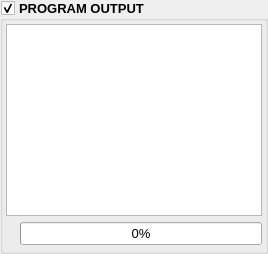
             <widget class="QGroupBox" name="group_box_program_output">
              <property name="sizePolicy">
               <sizepolicy hsizetype="Preferred" vsizetype="Preferred">
                <horstretch>0</horstretch>
                <verstretch>0</verstretch>
               </sizepolicy>
              </property>
              <property name="minimumSize">
               <size>
                <width>0</width>
                <height>0</height>
               </size>
              </property>
              <property name="font">
               <font>
                <family>Microsoft YaHei UI</family>
                <pointsize>10</pointsize>
                <italic>false</italic>
                <bold>true</bold>
                <underline>false</underline>
                <strikeout>false</strikeout>
               </font>
              </property>
              <property name="title">
               <string>PROGRAM OUTPUT</string>
              </property>
              <property name="checkable">
               <bool>true</bool>
              </property>
              <layout class="QVBoxLayout" name="verticalLayout_12" stretch="0,0">
               <property name="spacing">
                <number>6</number>
               </property>
               <property name="leftMargin">
                <number>3</number>
               </property>
               <property name="topMargin">
                <number>3</number>
               </property>
               <property name="rightMargin">
                <number>3</number>
               </property>
               <property name="bottomMargin">
                <number>6</number>
               </property>
               <item>
                <widget class="QTextEdit" name="text_edit_program_output">
                 <property name="sizePolicy">
                  <sizepolicy hsizetype="Expanding" vsizetype="Expanding">
                   <horstretch>0</horstretch>
                   <verstretch>0</verstretch>
                  </sizepolicy>
                 </property>
                 <property name="font">
                  <font>
                   <family>Microsoft YaHei UI</family>
                   <pointsize>10</pointsize>
                   <italic>false</italic>
                   <bold>false</bold>
                   <underline>false</underline>
                   <strikeout>false</strikeout>
                  </font>
                 </property>
                 <property name="contextMenuPolicy">
                  <enum>Qt::ContextMenuPolicy::DefaultContextMenu</enum>
                 </property>
                 <property name="readOnly">
                  <bool>true</bool>
                 </property>
                </widget>
               </item>
               <item>
                <layout class="QHBoxLayout" name="horizontalLayout_3">
                 <item>
                  <widget class="QLabel" name="label_file_processing">
                   <property name="sizePolicy">
                    <sizepolicy hsizetype="Preferred" vsizetype="Fixed">
                     <horstretch>0</horstretch>
                     <verstretch>0</verstretch>
                    </sizepolicy>
                   </property>
                   <property name="font">
                    <font>
                     <family>Microsoft YaHei UI</family>
                     <pointsize>10</pointsize>
                     <italic>false</italic>
                     <bold>true</bold>
                     <underline>false</underline>
                     <strikeout>false</strikeout>
                    </font>
                   </property>
                   <property name="styleSheet">
                    <string notr="true"/>
                   </property>
                   <property name="text">
                    <string/>
                   </property>
                  </widget>
                 </item>
                 <item>
                  <widget class="QProgressBar" name="progressbar_main">
                   <property name="font">
                    <font>
                     <family>Microsoft YaHei UI</family>
                     <pointsize>10</pointsize>
                     <italic>false</italic>
                     <bold>false</bold>
                     <underline>false</underline>
                     <strikeout>false</strikeout>
                    </font>
                   </property>
                   <property name="value">
                    <number>0</number>
                   </property>
                   <property name="format">
                    <string>%p%</string>
                   </property>
                  </widget>
                 </item>
                </layout>
               </item>
              </layout>
             </widget>
